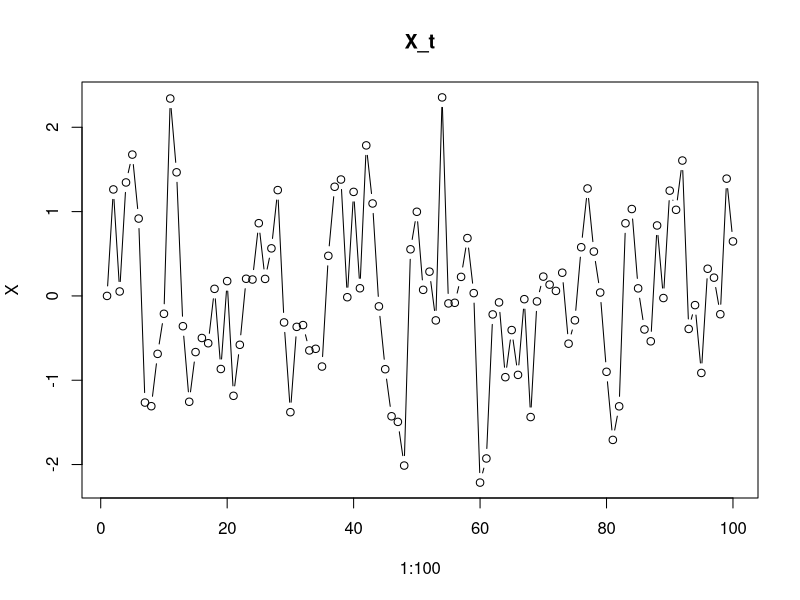
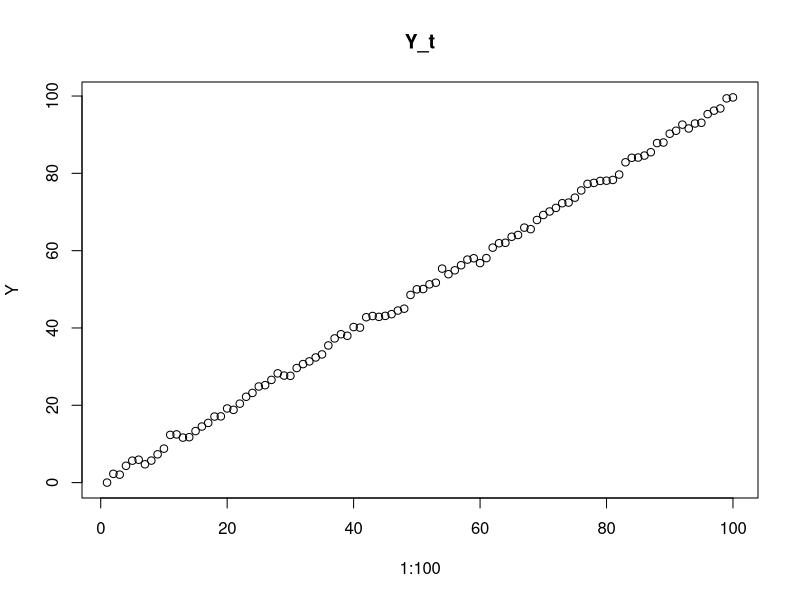
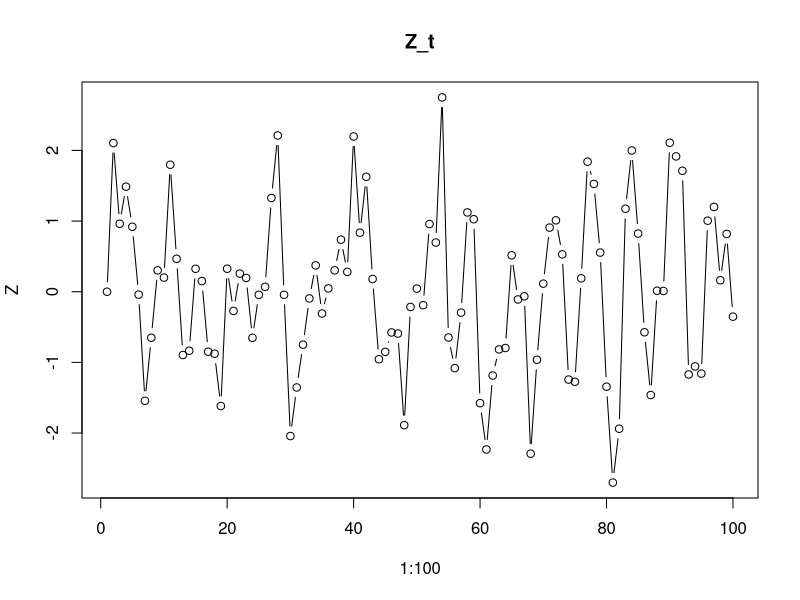
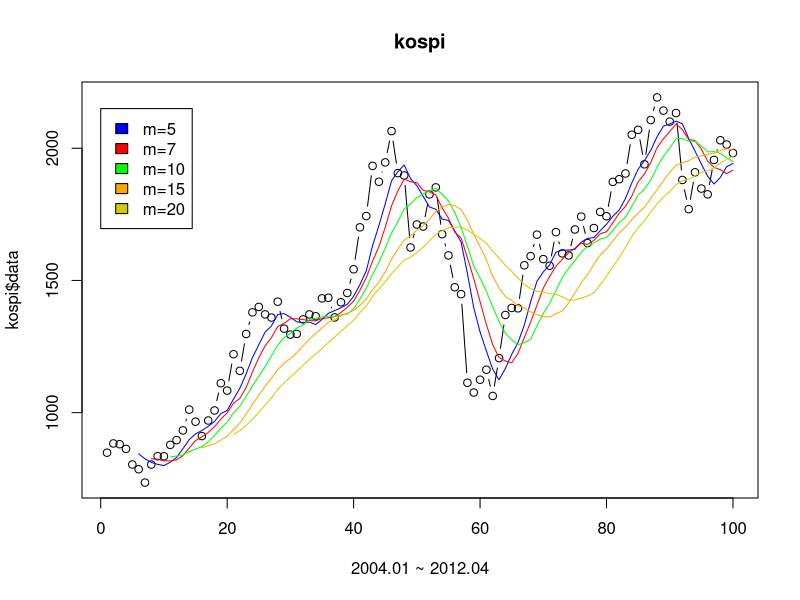
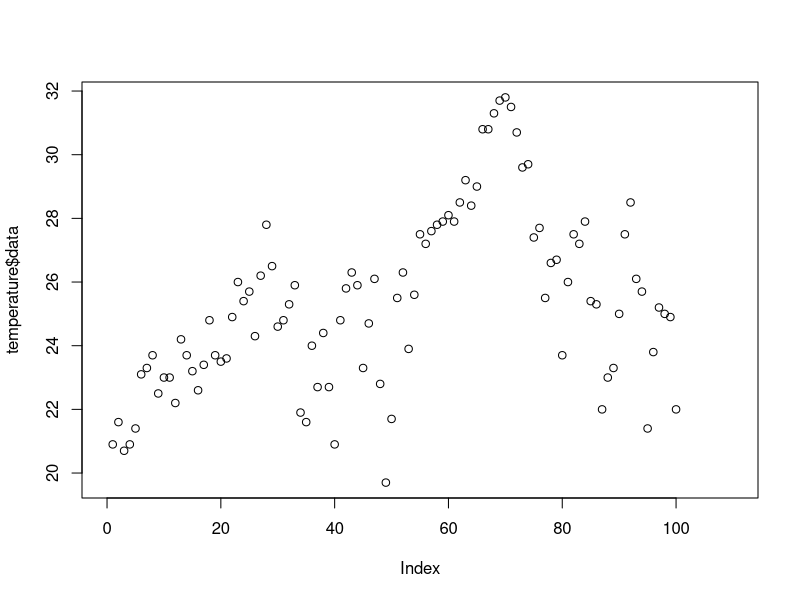
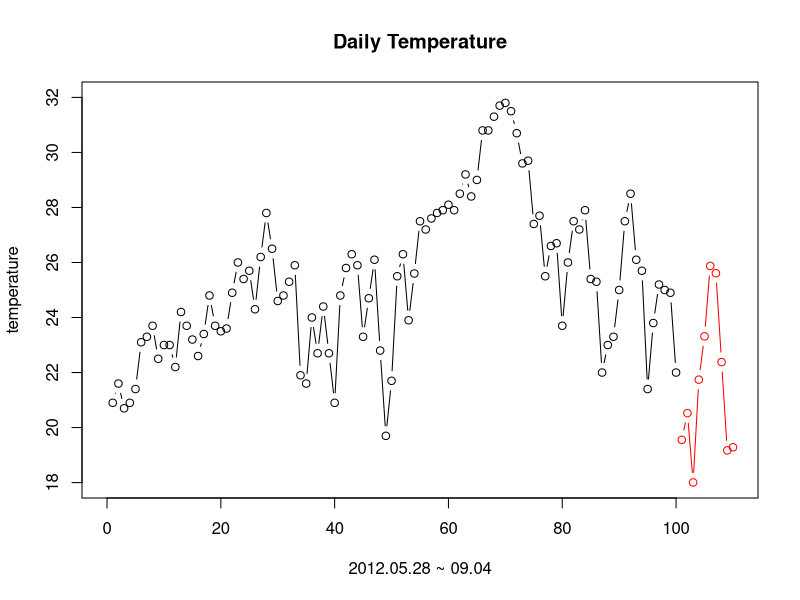

Write R code to recreate these figures, in order.
# 7
set.seed(0)
eps <- rnorm(99)
X <- c(0)
for (i in 1:99) {
  X[i+1] <- 0.3*X[i] + eps[i]
}
plot(1:100, X, type='b', main="X_t")
Y <- X + 0:99
Z <- X + sin(0:99)
plot(1:100, Y, type='b', main="Y_t")
plot(1:100, Z, type='b', main="Z_t")

# 8
kospi <- read.csv('ex_ch1_8.txt')
plot(1:100, kospi$data, type="b", main="kospi", xlab='2004.01 ~ 2012.04')
ma <- function(m, data){
  x <- (m+1):length(data)
  y <- c()
  for (i in 1:length(x)) {
    y[i] <- sum(data[i:(i+m)]) / (m+1)
  }
  return(data.frame(x, y))
}

lines(ma(5, kospi$data), col='blue')
lines(ma(7, kospi$data), col='red')
lines(ma(10, kospi$data), col='green')
lines(ma(15, kospi$data), col="orange")
lines(ma(20, kospi$data), col='yellow3')
legend(0, 2150, legend=c('m=5', 'm=7', 'm=10', 'm=15', 'm=20'),
       fill=c('blue','red','green','orange','yellow3'))

# 10
temperature <- read.csv('ex_ch1_9.txt')
plot(temperature$data, xlim=c(0,110))

## construct data.frame
data <- cbind(temperature$data[21:100], temperature$data[20:99])
for (i in 2:20) {
  data <- cbind(data, temperature$data[(21-i):(100-i)])
}
colnames(data) <- c('Xt', paste0(rep('X_t-', 20), as.character(1:20)))
temp <- as.data.frame(data)

## fit a1, ..., a20
fit <- lm(Xt ~ . - 1, data=temp)
summary(fit)
fit$coefficients

## predict X_101 ~ 110
temp <- temperature$data
for (i in 101:110) {
  temp[i] <- sum(temp[(i-1):(i-20)] * fit$coefficients)
}
plot(temp[1:100], type='b', xlim=c(0,110), ylim=c(18,32),
     main='Daily Temperature', xlab='2012.05.28 ~ 09.04', ylab='temperature')
lines(101:110,temp[101:110], type='b', col='red')
temp[101:110]
